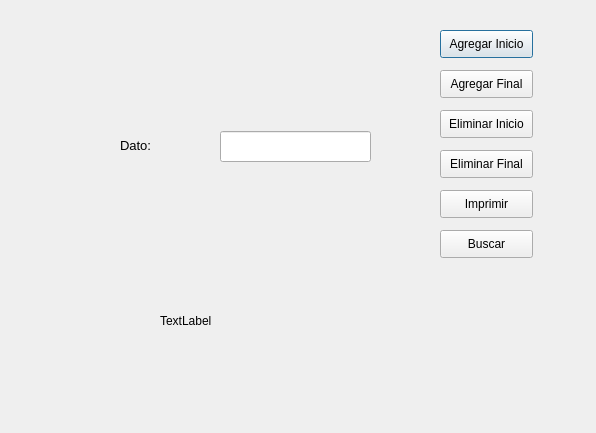
<?xml version="1.0" encoding="UTF-8"?>
<ui version="4.0">
 <class>Dialog</class>
 <widget class="QDialog" name="Dialog">
  <property name="geometry">
   <rect>
    <x>0</x>
    <y>0</y>
    <width>596</width>
    <height>433</height>
   </rect>
  </property>
  <property name="windowTitle">
   <string>Dialog</string>
  </property>
  <widget class="QPushButton" name="inicio">
   <property name="geometry">
    <rect>
     <x>440</x>
     <y>30</y>
     <width>93</width>
     <height>28</height>
    </rect>
   </property>
   <property name="text">
    <string>Agregar Inicio</string>
   </property>
  </widget>
  <widget class="QPushButton" name="final_2">
   <property name="geometry">
    <rect>
     <x>440</x>
     <y>70</y>
     <width>93</width>
     <height>28</height>
    </rect>
   </property>
   <property name="text">
    <string>Agregar Final</string>
   </property>
  </widget>
  <widget class="QPushButton" name="buscar">
   <property name="geometry">
    <rect>
     <x>440</x>
     <y>230</y>
     <width>93</width>
     <height>28</height>
    </rect>
   </property>
   <property name="text">
    <string>Buscar</string>
   </property>
  </widget>
  <widget class="QPushButton" name="borrar">
   <property name="geometry">
    <rect>
     <x>440</x>
     <y>150</y>
     <width>93</width>
     <height>28</height>
    </rect>
   </property>
   <property name="text">
    <string>Eliminar Final</string>
   </property>
  </widget>
  <widget class="QPushButton" name="imprimir">
   <property name="geometry">
    <rect>
     <x>440</x>
     <y>190</y>
     <width>93</width>
     <height>28</height>
    </rect>
   </property>
   <property name="text">
    <string>Imprimir</string>
   </property>
  </widget>
  <widget class="QPushButton" name="eliminar">
   <property name="geometry">
    <rect>
     <x>440</x>
     <y>110</y>
     <width>93</width>
     <height>28</height>
    </rect>
   </property>
   <property name="text">
    <string>Eliminar Inicio</string>
   </property>
  </widget>
  <widget class="QLabel" name="datoFijo">
   <property name="geometry">
    <rect>
     <x>120</x>
     <y>125</y>
     <width>61</width>
     <height>41</height>
    </rect>
   </property>
   <property name="font">
    <font>
     <pointsize>10</pointsize>
    </font>
   </property>
   <property name="text">
    <string>Dato:</string>
   </property>
  </widget>
  <widget class="QLineEdit" name="dato">
   <property name="geometry">
    <rect>
     <x>220</x>
     <y>131</y>
     <width>151</width>
     <height>31</height>
    </rect>
   </property>
   <property name="font">
    <font>
     <pointsize>10</pointsize>
    </font>
   </property>
  </widget>
  <widget class="QLabel" name="respuesta">
   <property name="geometry">
    <rect>
     <x>160</x>
     <y>300</y>
     <width>301</width>
     <height>41</height>
    </rect>
   </property>
   <property name="text">
    <string>TextLabel</string>
   </property>
  </widget>
 </widget>
 <resources/>
 <connections/>
</ui>
